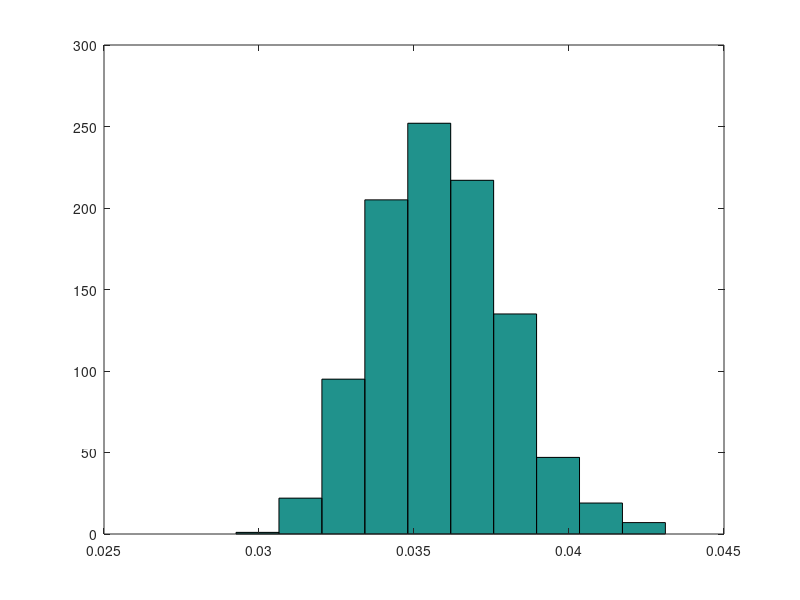
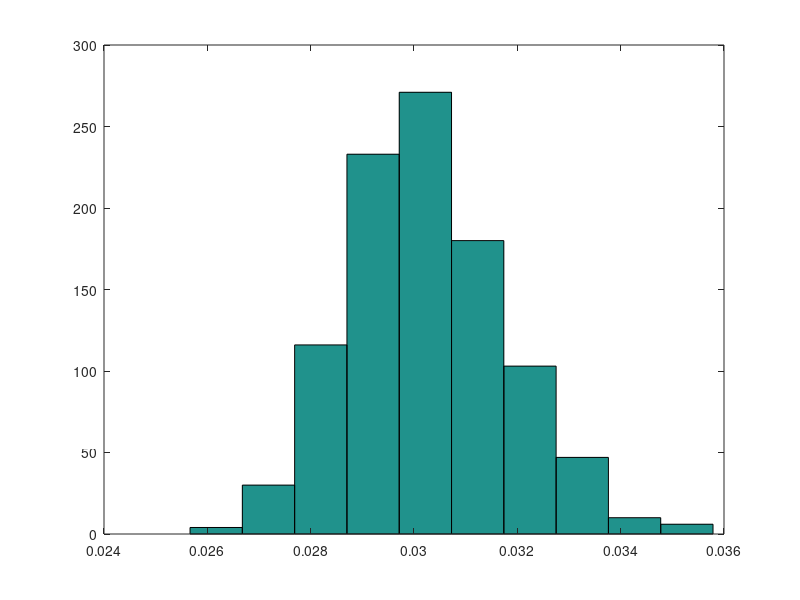
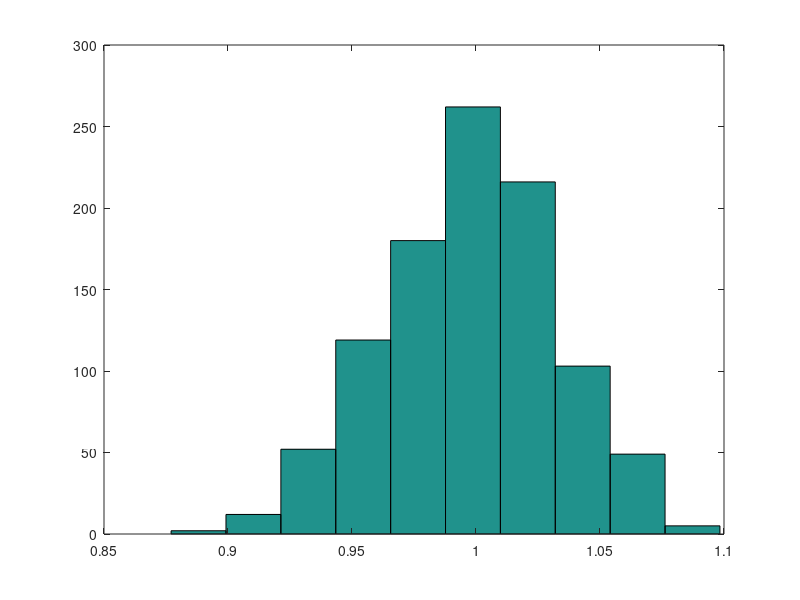

Write MATLAB code to recreate these figures, in order.
clear;
clc;
N = 500;
T = 5;
nreplic = 1000;

beta_hat = zeros(nreplic,1);
sigma_beta1 =  zeros(nreplic,1);
sigma_beta2 =  zeros(nreplic,1);

for replic = 1:1:nreplic;
    
    x = randn(T,N);
    %sigma = repmat(sqrt(T)*mean(x),T,1);
    sigma = abs(x);
    e = sigma.*randn(T,N);
    y = x + e;
    
    
    y = y - repmat(mean(y),T,1);
    x = x - repmat(mean(x),T,1);
    
    yy = y';  % T x N
    xx = x';  % T x N
    
    xx = xx(:); % vectorize x' 
    yy = yy(:); % vectorize y'

    
    beta_hat(replic) = xx\yy;  %fixed effects estimator
    e_hat = y - x*beta_hat(replic);  % residual from fixed effect regression
                                     % T x N
  
    
    sigma_beta1(replic) = sqrt((xx'*xx)^(-2)*sum( sum(x.*e_hat).^2));
    sigma_beta2(replic) = sqrt((xx'*xx)^(-2)*sum(sum ( (x.^2).*(e_hat.^2) )));
end


[std(beta_hat) mean(sigma_beta1) mean(sigma_beta2) std(sigma_beta1), std(sigma_beta2)...
    sqrt((mean(sigma_beta1)-std(beta_hat))^2 +std(sigma_beta1)^2), sqrt((mean(sigma_beta2)-std(beta_hat))^2 +std(sigma_beta2)^2)   ]


figure(10)
hist(beta_hat);  

figure(1)
hist(sigma_beta1);

figure(2)
hist(sigma_beta2);
    

